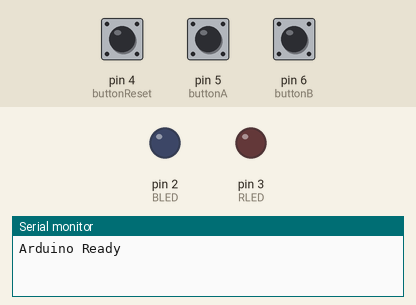
Recording of a sketch running on a simulated Arduino Uno, built with avr-gcc and run on an emulated ATmega328P. On the bench: output pins drawn as LEDs (lit = HIGH), the last lines printed to the serial monitor. The test bench sets the inputs (shaded band); at power-on: pin 5 (buttonA) HIGH, pin 6 (buttonB) HIGH, pin 4 (buttonReset) HIGH.

Above: at 2.2 s.
2.3 s: pin 5 (buttonA) pulled LOW for 0.15 s
At 3.5 s:
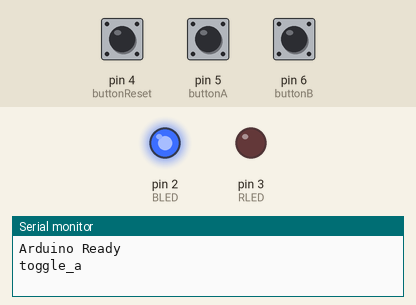
3.9 s: pin 6 (buttonB) pulled LOW for 0.15 s
At 5.1 s:
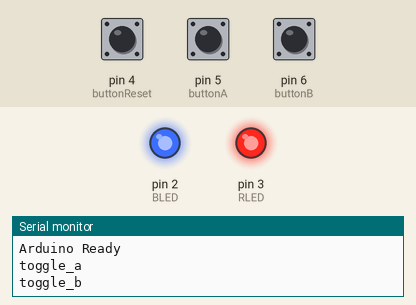
5.5 s: pin 5 (buttonA) pulled LOW for 1 s
At 6.2 s:
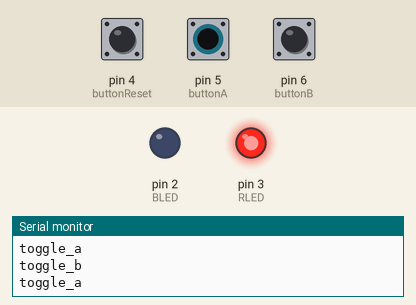
11.1 s: pin 5 (buttonA) pulled LOW for 3.2 s
At 11.6 s:
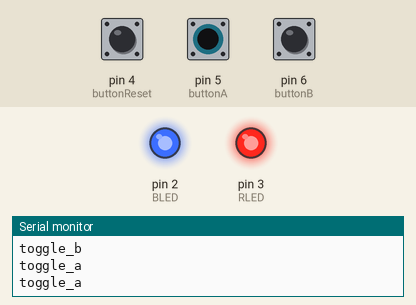
Timing chart, 0 to 14.1 s (numbered marks = the images above; inputs shaded):
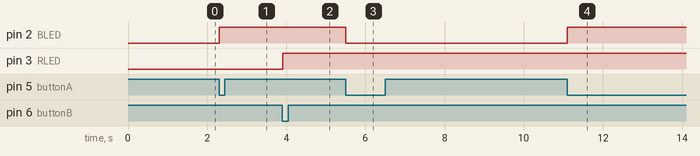

The sketch:

aduinocontrol.ino
```cpp
#include <SoftwareSerial.h>

const int buttonA = 5;
const int buttonB = 6;
const int buttonReset = 4;
const int RLED = 3;
const int BLED = 2;

// TX는 라즈베리파이의 RX와 연결, RX는 라즈베리파이의 TX와 연결
SoftwareSerial softSerial(9, 10);  // RX(9), TX(10)

bool lastStateA = HIGH;
bool lastStateB = HIGH;
bool lastStateReset = HIGH;

bool ledStateA = false;
bool ledStateB = false;

// 디바운스 관련 변수
unsigned long lastDebounceTimeA = 0;
unsigned long lastDebounceTimeB = 0;
unsigned long lastDebounceTimeReset = 0;
const unsigned long debounceDelay = 50;  // 디바운스 시간 줄임

void setup() {
  softSerial.begin(9600);
  Serial.begin(9600);

  pinMode(buttonA, INPUT_PULLUP);
  pinMode(buttonB, INPUT_PULLUP);
  pinMode(buttonReset, INPUT_PULLUP);
  pinMode(RLED, OUTPUT);
  pinMode(BLED, OUTPUT);
  // 시작할 때 통신 테스트
  delay(1000);  // 라즈베리파이가 준비될 때까지 대기
  softSerial.println("Arduino Ready");
  Serial.println("Arduino Ready");
}

void loop() {
  // A 버튼 처리
  int readingA = digitalRead(buttonA);
  if (readingA != lastStateA) {
    lastDebounceTimeA = millis();
  }
  if (readingA == LOW && lastStateA == HIGH){
  ledStateA = !ledStateA;  // LED 상태 토글
  digitalWrite(BLED, ledStateA ? HIGH : LOW);
  softSerial.println("toggle_a");
  Serial.println("toggle_a");

  }
  lastStateA = readingA;

  // B 버튼 처리
  int readingB = digitalRead(buttonB);
  if (readingB != lastStateB) {
    lastDebounceTimeB = millis();
  }
  if (readingB == LOW && lastStateB == HIGH){
    ledStateB = !ledStateB;  // LED 상태 토글
    digitalWrite(RLED, ledStateB ? HIGH : LOW);
    softSerial.println("toggle_b");
    Serial.println("toggle_b");

  }
  lastStateB = readingB;

  // 리셋 버튼 처리
  int readingReset = digitalRead(buttonReset);
  if (readingReset != lastStateReset) {
    lastDebounceTimeReset = millis();
  }
   if (readingReset == LOW && lastStateReset == HIGH) {

      Serial.println("Sending reset signal");
      softSerial.println("timers have been reset");
      delay(10);

  }
  lastStateReset = readingReset;

  // 라즈베리파이로부터 데이터 수신
  if (softSerial.available()) {
    String received = softSerial.readStringUntil('\n');
    Serial.println("Received: " + received);  // 수신된 데이터 확인용
  }

  delay(10);
}
```

Measured:
- after the input at 2.3 s, pin 2 (BLED): LOW → HIGH at once
- after the input at 3.9 s, pin 3 (RLED): LOW → HIGH at once
- after the input at 5.5 s, pin 2 (BLED): HIGH → LOW at once
- after the input at 11.1 s, pin 2 (BLED): LOW → HIGH at once
